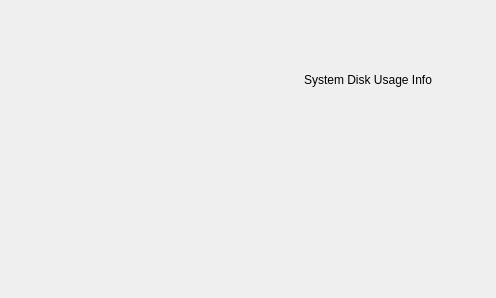
<?xml version="1.0" encoding="UTF-8"?>
<ui version="4.0">
 <class>DiskUsageCardWidget</class>
 <widget class="QWidget" name="DiskUsageCardWidget">
  <property name="geometry">
   <rect>
    <x>0</x>
    <y>0</y>
    <width>496</width>
    <height>298</height>
   </rect>
  </property>
  <property name="windowTitle">
   <string>Form</string>
  </property>
  <layout class="QHBoxLayout" name="horizontalLayout">
   <item>
    <widget class="QWidget" name="widget_2" native="true">
     <layout class="QVBoxLayout" name="verticalLayout_3">
      <property name="leftMargin">
       <number>0</number>
      </property>
      <property name="topMargin">
       <number>0</number>
      </property>
      <property name="rightMargin">
       <number>0</number>
      </property>
      <property name="bottomMargin">
       <number>0</number>
      </property>
      <item>
       <widget class="QWidget" name="displayer_widget" native="true">
        <layout class="QVBoxLayout" name="verticalLayout">
         <property name="leftMargin">
          <number>0</number>
         </property>
         <property name="topMargin">
          <number>0</number>
         </property>
         <property name="rightMargin">
          <number>0</number>
         </property>
         <property name="bottomMargin">
          <number>0</number>
         </property>
        </layout>
       </widget>
      </item>
     </layout>
    </widget>
   </item>
   <item>
    <widget class="QWidget" name="widget" native="true">
     <layout class="QVBoxLayout" name="verticalLayout_2" stretch="0,1,3">
      <property name="leftMargin">
       <number>0</number>
      </property>
      <property name="topMargin">
       <number>0</number>
      </property>
      <property name="rightMargin">
       <number>0</number>
      </property>
      <property name="bottomMargin">
       <number>0</number>
      </property>
      <item>
       <spacer name="verticalSpacer_2">
        <property name="orientation">
         <enum>Qt::Orientation::Vertical</enum>
        </property>
        <property name="sizeHint" stdset="0">
         <size>
          <width>20</width>
          <height>40</height>
         </size>
        </property>
       </spacer>
      </item>
      <item>
       <widget class="QLabel" name="title_label">
        <property name="text">
         <string>System Disk Usage Info</string>
        </property>
        <property name="alignment">
         <set>Qt::AlignmentFlag::AlignCenter</set>
        </property>
       </widget>
      </item>
      <item>
       <widget class="QLabel" name="display_label">
        <property name="text">
         <string/>
        </property>
        <property name="alignment">
         <set>Qt::AlignmentFlag::AlignCenter</set>
        </property>
       </widget>
      </item>
     </layout>
    </widget>
   </item>
  </layout>
 </widget>
 <resources/>
 <connections/>
</ui>
